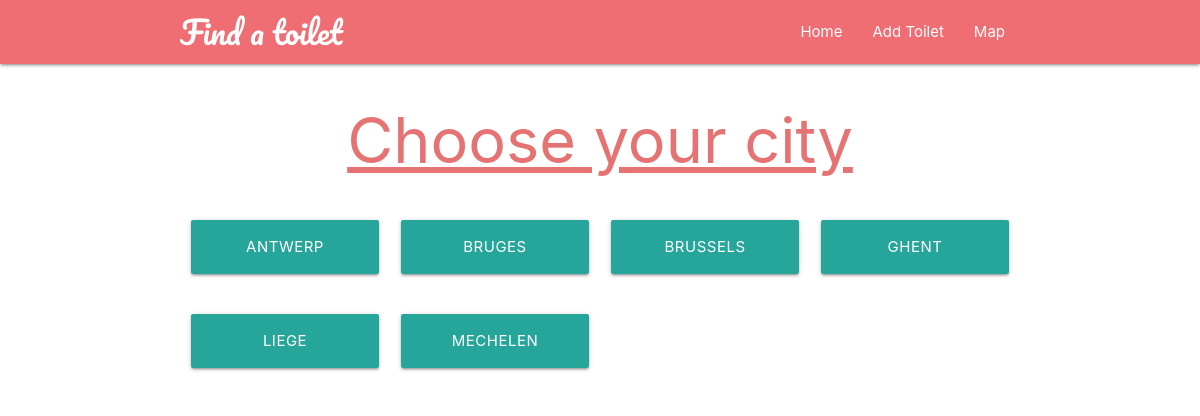
The app's page /, older data.
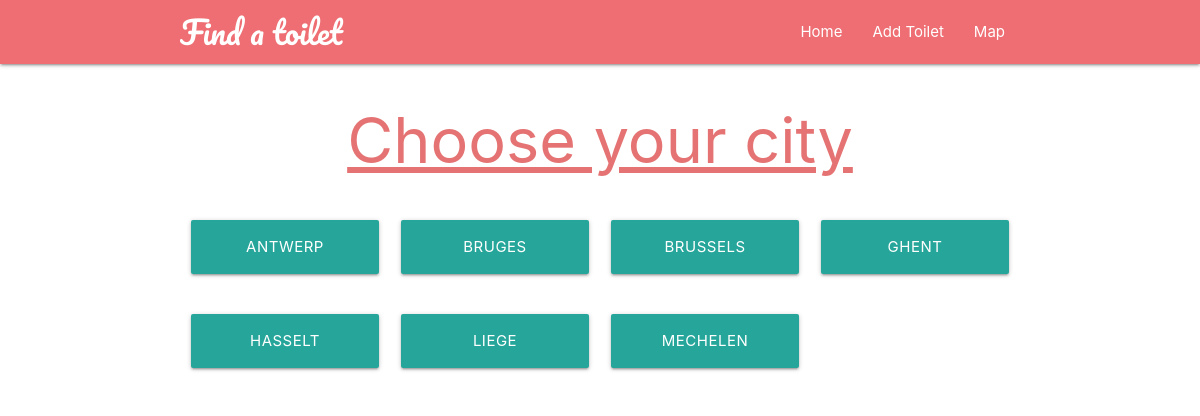
The same page, newer data.
### toilets/models.py (models this page shows, shortened)
class Toilet(models.Model):
  CITIES_CHOICES = (
    ('Antwerp', 'Antwerp'),
    ('Bruges', 'Bruges'),
    ('Brussels', 'Brussels'),
    ('Charleroi', 'Charleroi'),
    ('Ghent', 'Ghent'),
    ('Hasselt', 'Hasselt'),
    ('Kortrijk', 'Kortrijk'),
    ('Leuven', 'Leuven'),
    ('Liege', 'Liege'),
    ('Mechelen', 'Mechelen'),
    ('Mons', 'Mons'),
    ('Namur', 'Namur'),
    ('Nivelles', 'Nivelles'),
    ('Ostend', 'Ostend'),
    ('Tournai', 'Tournai'),
  )
  CLEAN_CHOICES = (
    ('Yes', 'Yes'),
    ('No', 'No')
  )
  ACCESSIBLE_CHOICES = (
    ('Yes', 'Yes'),
    ('No', 'No')
  )
  city = models.CharField(max_length = 20, default = 'Brussels', choices = CITIES_CHOICES)
  street = models.CharField(max_length = 50, default = None)
  number = models.IntegerField(default = None, null = True)
  price_in_EUR = models.FloatField(default = None)
  cleaned = models.CharField(max_length = 3, default = 'Yes', choices = CLEAN_CHOICES)
  wheelchair_accessible = models.CharField(max_length = 3, default = 'Yes', choices = ACCESSIBLE_CHOICES)

### wcapp/views.py (the view)
# urls.py: path('', views.citylist_view),
def citylist_view(request):
  toilet_list = Toilet.objects.all()
  cities = list(map(filter_cities, toilet_list))
  filtered_cities = list(set(cities))
  return render(request, 'city_list.html', { 'cities': sorted(filtered_cities) })

### wcapp/views.py (called while the page is built)
def filter_cities(toilet):
  return toilet.city

### templates/city_list.html
{% extends 'base_layout.html' %}
{% load static %}
{% block wclist %}
  <div class="container cities-container">
    <h1 class="center-align red-text text-lighten-2">Choose your city</h1>
    <div class="cities center-align">
      <div class="row">
        {% for city in cities %}
          <div class="col s12 m4 l3">
            <a href="toilets/toilet-list/?city={{ city }}">
              <button class="btn-large">{{ city }}</button>
            </a>
          </div>
        {% endfor %}
      </div>
    </div>
  </div>
{% endblock %}

Row changes from the older to the newer data that the page shows:
added Toilet: cities "HASSELT"
